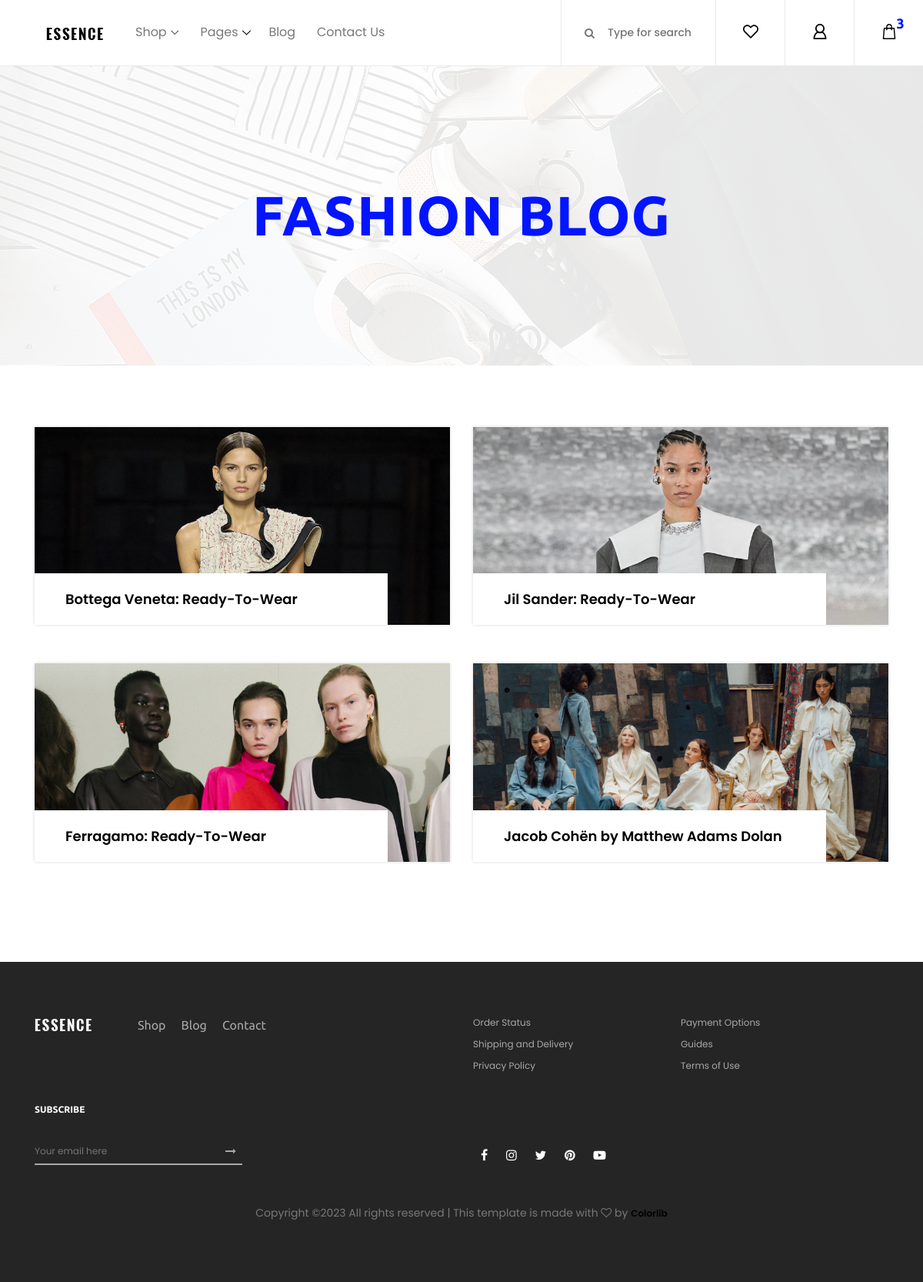
Screenshot of /blog/ with the database file from the repository.
### shop/models.py (models this page shows, shortened)
class Blog(models.Model):
    blog_title = models.CharField(max_length=255)
    blog_description = HTMLField()
    image = models.ImageField(upload_to='blog_images/')
    slug = AutoSlugField(populate_from='blog_title',unique=True, default=None, null=True)

### e_commerce_web/views.py (the view)
# urls.py: 2. Add a URL to urlpatterns:  path('blog/', include('blog.urls'))
def blog(request):
    blog = Blog.objects.all()
    return render(request,'blog.html' ,{'Blogs':blog})

### templates/blog.html (shortened to what this page needs)
{% extends "base.html" %}
{% block content %}
{% load static %}
    <div class="breadcumb_area breadcumb-style-two bg-img" style="background-image: url({% static '/img/bg-img/breadcumb2.jpg' %});">
        <div class="container h-100">
            <div class="row h-100 align-items-center">
                <div class="col-12">
                    <div class="page-title text-center">
                        <h2>Fashion Blog</h2>
                    </div>
                </div>
            </div>
        </div>
    </div>
    <div class="blog-wrapper section-padding-80">
        <div class="container">
            <div class="row">
                {% for blog in Blogs %}
                <div class="col-12 col-lg-6">
                    <div class="single-blog-area mb-50">
                        <img src="{{ blog.image.url }}" alt="">
                        <div class="post-title">
                            <a href="{% url 'blog_details' blog.slug %}">{{ blog.blog_title }}</a>
                        </div>
                    </div>
                </div>
                {% endfor %}
            </div>
        </div>
    </div>
{% endblock content %}

### templates/base.html (shortened to what this page needs)
{% include "header.html" %}
{% block content %}
{% endblock content %}
{% include "footer.html" %}

### templates/header.html (shortened to what this page needs)
<!DOCTYPE html>
<html lang="en">
{% load static %}
<head>
    <link rel="stylesheet" href="{% static 'css/core-style.css' %}">
    <link rel="stylesheet" href="{% static 'css/style.css' %}" >
</head>
<body>
    <header class="header_area">
        <div class="classy-nav-container breakpoint-off d-flex align-items-center justify-content-between">
            <nav class="classy-navbar" id="essenceNav">
                <a class="nav-brand" href="/"><img src="{% static 'img/core-img/logo.png' %} " alt=""></a>
                <div class="classy-menu">
                    <div class="classynav">
                        <ul>
                            <li><a href="{% url "shop" %}">Shop</a>
                            </li>
                            <li><a href="">Pages</a>
                            </li>
                            <li><a href="/blog/">Blog</a></li>
                            <li><a href="/contact-us/">Contact Us</a></li>
                        </ul>
                    </div>
                </div>
            </nav>
<div class="header-meta d-flex clearfix justify-content-end">
    <div class="search-area">
        <form action="#" method="post">
            <input type="search" name="search" id="headerSearch" placeholder="Type for search">
            <button type="submit"><i class="fa fa-search" aria-hidden="true"></i></button>
        </form>
    </div>
    <div class="favourite-area">
        <a href="#"><img src="{% static 'img/core-img/heart.svg' %} " alt=""></a>
    </div>
{% if user.is_authenticated %}
<div class="user-login-info">
    <a href="{% url 'logout' %}" title="Log Out"><img src="{% static 'img/core-img/logout.svg' %}" alt=""></a>
</div>
{% else %}
<div class="user-login-info">
    <a href="{% url 'login' %}" title="Log In"><img src="{% static 'img/core-img/user.svg' %}" alt=""></a>
</div>
{% endif %}
    <div class="cart-area">
        <a href="#" id="essenceCartBtn"><img src="{% static 'img/core-img/bag.svg' %} " alt=""> <span>3</span></a>
    </div>
</div>
        </div>
    </header>

### templates/cart.html (shortened to what this page needs)
        {% load static %}

### templates/footer.html (shortened to what this page needs)
    {% load static %}
    <footer class="footer_area clearfix">
        <div class="container">
            <div class="row">
                <div class="col-12 col-md-6">
                    <div class="single_widget_area d-flex mb-30">
                        <div class="footer-logo mr-50">
                            <a href="#"><img src=" {% static '/img/core-img/logo2.png' %}" alt=""></a>
                        </div>
                        <div class="footer_menu">
                            <ul>
                                <li><a href="/shop/">Shop</a></li>
                                <li><a href="/blog/">Blog</a></li>
                                <li><a href="/contact-us/">Contact</a></li>
                            </ul>
                        </div>
                    </div>
                </div>
                <div class="col-12 col-md-6">
                    <div class="single_widget_area mb-30">
                        <ul class="footer_widget_menu">
                            <li><a href="#">Order Status</a></li>
                            <li><a href="#">Payment Options</a></li>
                            <li><a href="#">Shipping and Delivery</a></li>
                            <li><a href="#">Guides</a></li>
                            <li><a href="#">Privacy Policy</a></li>
                            <li><a href="#">Terms of Use</a></li>
                        </ul>
                    </div>
                </div>
            </div>
            <div class="row align-items-end">
                <div class="col-12 col-md-6">
                    <div class="single_widget_area">
                        <div class="footer_heading mb-30">
                            <h6>Subscribe</h6>
                        </div>
                        <div class="subscribtion_form">
                            <form action="#" method="post">
                                <input type="email" name="mail" class="mail" placeholder="Your email here">
                                <button type="submit" class="submit"><i class="fa fa-long-arrow-right" aria-hidden="true"></i></button>
                            </form>
                        </div>
                    </div>
                </div>
                <div class="col-12 col-md-6">
                    <div class="single_widget_area">
                        <div class="footer_social_area">
                            <a href="#" data-toggle="tooltip" data-placement="top" title="Facebook"><i class="fa fa-facebook" aria-hidden="true"></i></a>
                            <a href="#" data-toggle="tooltip" data-placement="top" title="Instagram"><i class="fa fa-instagram" aria-hidden="true"></i></a>
                            <a href="#" data-toggle="tooltip" data-placement="top" title="Twitter"><i class="fa fa-twitter" aria-hidden="true"></i></a>
                            <a href="#" data-toggle="tooltip" data-placement="top" title="Pinterest"><i class="fa fa-pinterest" aria-hidden="true"></i></a>
                            <a href="#" data-toggle="tooltip" data-placement="top" title="Youtube"><i class="fa fa-youtube-play" aria-hidden="true"></i></a>
                        </div>
                    </div>
                </div>
            </div>
<div class="row mt-5">
                <div class="col-md-12 text-center">
                    <p>
    Copyright &copy;<script>document.write(new Date().getFullYear());</script> All rights reserved | This template is made with <i class="fa fa-heart-o" aria-hidden="true"></i> by <a href="https://colorlib.com" target="_blank">Colorlib</a>
                    </p>
                </div>
            </div>
        </div>
    </footer>
</body>
</html>

### rows the page displays
Blog: image (picture), blog_title "Bottega Veneta: Ready-To-Wear"
Blog: image (picture), blog_title "Jil Sander: Ready-To-Wear"
Blog: image (picture), blog_title "Ferragamo: Ready-To-Wear"
Blog: image (picture), blog_title "Jacob Cohën by Matthew Adams Dolan"
